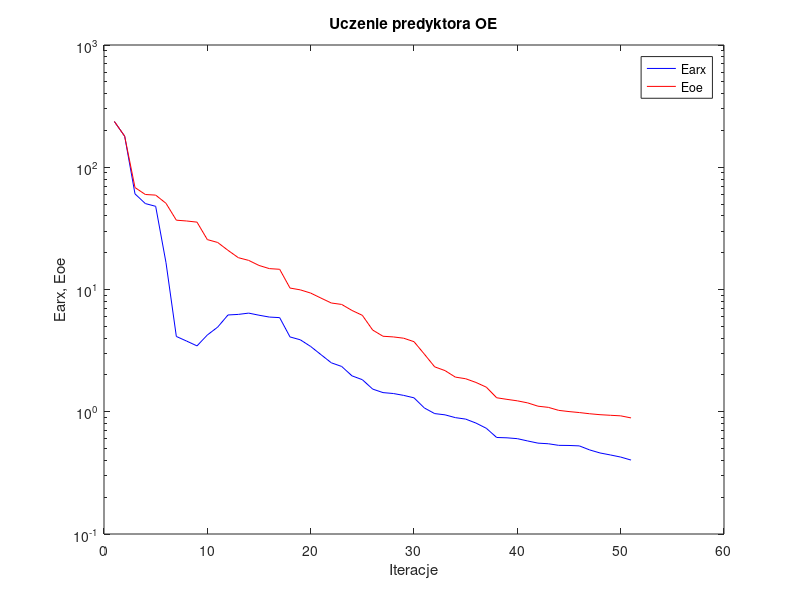
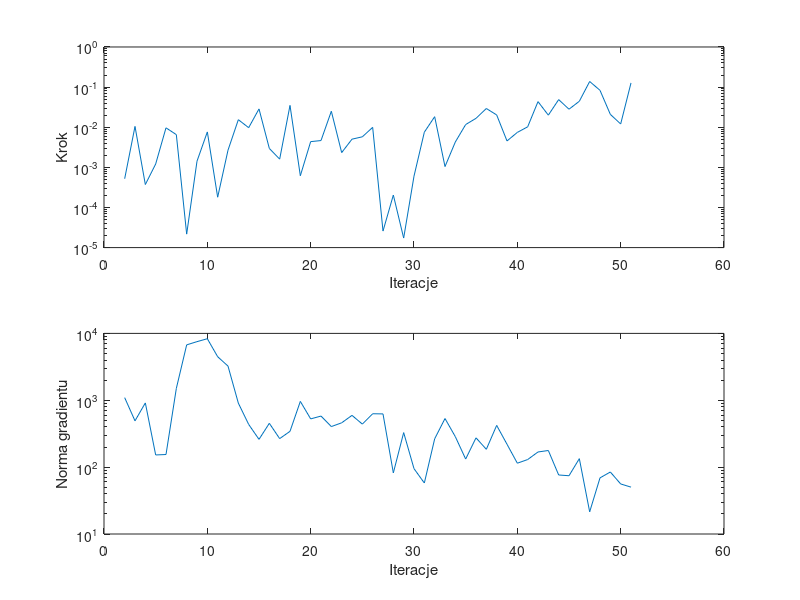

MATLAB code for these plots, in order:
%uczenie predyktora oe
clear all;
n=0; farx(n+1)=2.367437e+002; foe(n+1)=2.369490e+002; wspucz(n+1)=0.000000e+000; ng(n+1)=0.000000e+000;
%odnowa zmiennej metryki
n=1; farx(n+1)=1.793665e+002; foe(n+1)=1.794648e+002; krok(n+1)=5.202484e-004; ng(n+1)=1.094573e+003;
n=2; farx(n+1)=6.055035e+001; foe(n+1)=6.820850e+001; krok(n+1)=1.048565e-002; ng(n+1)=4.921714e+002;
n=3; farx(n+1)=5.045771e+001; foe(n+1)=5.986282e+001; krok(n+1)=3.729504e-004; ng(n+1)=9.125319e+002;
n=4; farx(n+1)=4.791281e+001; foe(n+1)=5.917288e+001; krok(n+1)=1.212360e-003; ng(n+1)=1.521341e+002;
n=5; farx(n+1)=1.656597e+001; foe(n+1)=5.069455e+001; krok(n+1)=9.661282e-003; ng(n+1)=1.544238e+002;
n=6; farx(n+1)=4.129917e+000; foe(n+1)=3.690033e+001; krok(n+1)=6.538025e-003; ng(n+1)=1.504472e+003;
n=7; farx(n+1)=3.783782e+000; foe(n+1)=3.634424e+001; krok(n+1)=2.167257e-005; ng(n+1)=6.736114e+003;
n=8; farx(n+1)=3.457756e+000; foe(n+1)=3.557150e+001; krok(n+1)=1.425029e-003; ng(n+1)=7.525983e+003;
n=9; farx(n+1)=4.244997e+000; foe(n+1)=2.559567e+001; krok(n+1)=7.637224e-003; ng(n+1)=8.322383e+003;
n=10; farx(n+1)=4.923445e+000; foe(n+1)=2.425400e+001; krok(n+1)=1.802468e-004; ng(n+1)=4.478123e+003;
n=11; farx(n+1)=6.190757e+000; foe(n+1)=2.090833e+001; krok(n+1)=2.677949e-003; ng(n+1)=3.243651e+003;
n=12; farx(n+1)=6.256397e+000; foe(n+1)=1.820875e+001; krok(n+1)=1.540867e-002; ng(n+1)=9.062919e+002;
n=13; farx(n+1)=6.410814e+000; foe(n+1)=1.730482e+001; krok(n+1)=9.748751e-003; ng(n+1)=4.356287e+002;
n=14; farx(n+1)=6.161572e+000; foe(n+1)=1.573262e+001; krok(n+1)=2.857938e-002; ng(n+1)=2.602744e+002;
n=15; farx(n+1)=5.951291e+000; foe(n+1)=1.481972e+001; krok(n+1)=2.957629e-003; ng(n+1)=4.522185e+002;
n=16; farx(n+1)=5.886914e+000; foe(n+1)=1.463425e+001; krok(n+1)=1.603465e-003; ng(n+1)=2.669471e+002;
n=17; farx(n+1)=4.093196e+000; foe(n+1)=1.027763e+001; krok(n+1)=3.500452e-002; ng(n+1)=3.430392e+002;
n=18; farx(n+1)=3.877021e+000; foe(n+1)=9.931458e+000; krok(n+1)=6.174461e-004; ng(n+1)=9.620811e+002;
n=19; farx(n+1)=3.419718e+000; foe(n+1)=9.349643e+000; krok(n+1)=4.375565e-003; ng(n+1)=5.264729e+002;
n=20; farx(n+1)=2.930577e+000; foe(n+1)=8.504896e+000; krok(n+1)=4.653602e-003; ng(n+1)=5.803376e+002;
n=21; farx(n+1)=2.513787e+000; foe(n+1)=7.754331e+000; krok(n+1)=2.502768e-002; ng(n+1)=4.042035e+002;
n=22; farx(n+1)=2.347265e+000; foe(n+1)=7.548694e+000; krok(n+1)=2.331589e-003; ng(n+1)=4.600093e+002;
n=23; farx(n+1)=1.966270e+000; foe(n+1)=6.738808e+000; krok(n+1)=5.038654e-003; ng(n+1)=5.942537e+002;
n=24; farx(n+1)=1.829468e+000; foe(n+1)=6.149263e+000; krok(n+1)=5.770731e-003; ng(n+1)=4.402208e+002;
n=25; farx(n+1)=1.532432e+000; foe(n+1)=4.660315e+000; krok(n+1)=9.921120e-003; ng(n+1)=6.284842e+002;
%odnowa zmiennej metryki
n=26; farx(n+1)=1.434444e+000; foe(n+1)=4.145656e+000; krok(n+1)=2.581106e-005; ng(n+1)=6.249847e+002;
n=27; farx(n+1)=1.409833e+000; foe(n+1)=4.094038e+000; krok(n+1)=2.039081e-004; ng(n+1)=8.199713e+001;
n=28; farx(n+1)=1.361086e+000; foe(n+1)=3.995834e+000; krok(n+1)=1.729605e-005; ng(n+1)=3.284117e+002;
n=29; farx(n+1)=1.299838e+000; foe(n+1)=3.742746e+000; krok(n+1)=6.037139e-004; ng(n+1)=9.491569e+001;
n=30; farx(n+1)=1.074203e+000; foe(n+1)=2.961726e+000; krok(n+1)=7.525650e-003; ng(n+1)=5.788082e+001;
n=31; farx(n+1)=9.659320e-001; foe(n+1)=2.330056e+000; krok(n+1)=1.831590e-002; ng(n+1)=2.650974e+002;
n=32; farx(n+1)=9.435302e-001; foe(n+1)=2.171050e+000; krok(n+1)=1.046070e-003; ng(n+1)=5.332042e+002;
n=33; farx(n+1)=8.951872e-001; foe(n+1)=1.920642e+000; krok(n+1)=4.290347e-003; ng(n+1)=2.852693e+002;
n=34; farx(n+1)=8.708629e-001; foe(n+1)=1.862283e+000; krok(n+1)=1.165911e-002; ng(n+1)=1.321040e+002;
n=35; farx(n+1)=8.077314e-001; foe(n+1)=1.736244e+000; krok(n+1)=1.664795e-002; ng(n+1)=2.741706e+002;
n=36; farx(n+1)=7.322415e-001; foe(n+1)=1.588771e+000; krok(n+1)=2.928765e-002; ng(n+1)=1.847962e+002;
n=37; farx(n+1)=6.159657e-001; foe(n+1)=1.301510e+000; krok(n+1)=2.024365e-002; ng(n+1)=4.208092e+002;
n=38; farx(n+1)=6.120377e-001; foe(n+1)=1.262806e+000; krok(n+1)=4.550450e-003; ng(n+1)=2.199237e+002;
n=39; farx(n+1)=6.023998e-001; foe(n+1)=1.228353e+000; krok(n+1)=7.431661e-003; ng(n+1)=1.144943e+002;
n=40; farx(n+1)=5.768318e-001; foe(n+1)=1.181713e+000; krok(n+1)=1.023953e-002; ng(n+1)=1.298617e+002;
n=41; farx(n+1)=5.537319e-001; foe(n+1)=1.110436e+000; krok(n+1)=4.346837e-002; ng(n+1)=1.685034e+002;
n=42; farx(n+1)=5.473101e-001; foe(n+1)=1.086269e+000; krok(n+1)=2.000182e-002; ng(n+1)=1.773106e+002;
n=43; farx(n+1)=5.311793e-001; foe(n+1)=1.026625e+000; krok(n+1)=4.880471e-002; ng(n+1)=7.632423e+001;
n=44; farx(n+1)=5.299248e-001; foe(n+1)=1.003305e+000; krok(n+1)=2.811708e-002; ng(n+1)=7.436128e+001;
n=45; farx(n+1)=5.257392e-001; foe(n+1)=9.849614e-001; krok(n+1)=4.438543e-002; ng(n+1)=1.338914e+002;
n=46; farx(n+1)=4.872111e-001; foe(n+1)=9.630202e-001; krok(n+1)=1.380129e-001; ng(n+1)=2.144492e+001;
n=47; farx(n+1)=4.602044e-001; foe(n+1)=9.462981e-001; krok(n+1)=8.316649e-002; ng(n+1)=6.908136e+001;
n=48; farx(n+1)=4.433423e-001; foe(n+1)=9.356888e-001; krok(n+1)=2.093303e-002; ng(n+1)=8.454233e+001;
n=49; farx(n+1)=4.259617e-001; foe(n+1)=9.259383e-001; krok(n+1)=1.205272e-002; ng(n+1)=5.605559e+001;
n=50; farx(n+1)=4.025742e-001; foe(n+1)=8.905845e-001; krok(n+1)=1.271551e-001; ng(n+1)=5.022083e+001;

figure; semilogy(farx,'b'); hold on; semilogy(foe,'r'); xlabel('Iteracje'); ylabel('Earx, Eoe'); legend('Earx','Eoe'); title('Uczenie predyktora OE');
figure; subplot(2,1,1); semilogy(krok); xlabel('Iteracje'); ylabel('Krok');
subplot(2,1,2); semilogy(ng); xlabel('Iteracje'); ylabel('Norma gradientu');
Earx=farx(n+1)
Eoe=foe(n+1)
